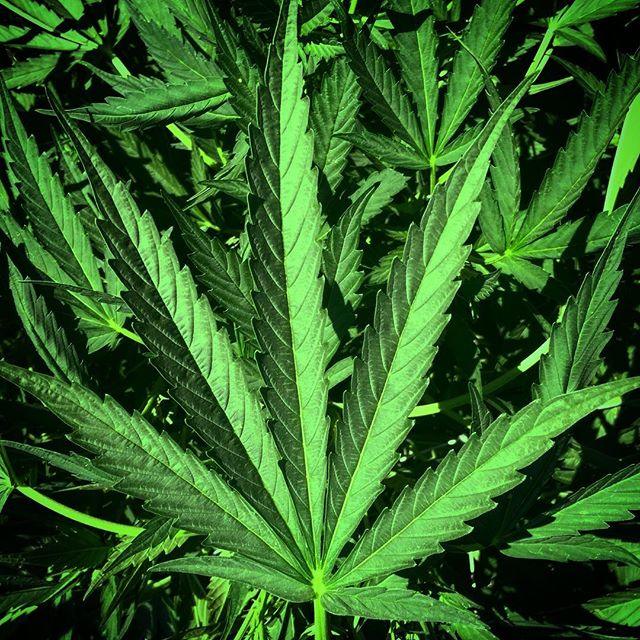
#> input picture weed_detection_algorithms/Automatic-Weed-Detection-master/13381168_882325588543265_2073766996_n.jpg, 640 x 640 px
$ python weed_detection.py ../Automatic-Weed-Detection-master/13381168_882325588543265_2073766996_n.jpg
#> lines starting #> are read from the running program, lines starting #| are printed output that depends on the picture; after the words box and inside, x2 and y2 are one past the last pixel; in counts of white or black regions, pixels touching at a corner belong together
import cv2
import sys
import numpy as np
class WeedDetection:
    def __init__(self,img):
        self.height = img.shape[0]
        self.width = img.shape[1]
        self.part_width = img.shape[1]//3

    def preprocess(self, img):
        '''
        Blurs image and converts to HSV color scale for better detection of the weeds
        '''
        kernel_size = 15
        #blur image
        img_blur = cv2.medianBlur(img,kernel_size)
        #convert to HSV color scale
        img_hsv = cv2.cvtColor(img_blur,cv2.COLOR_BGR2HSV)

        return img_hsv

    def createMask(self, img_hsv):
        '''
        Create a mask containing only green colored pixels
        '''
        sensitivity = 20
        lower_bound = np.array([50 - sensitivity, 100, 60])
        upper_bound = np.array([50 + sensitivity, 255, 255])

        #create mask
        msk = cv2.inRange(img_hsv, lower_bound, upper_bound)

        return msk

    def transform(self, msk):
        '''
        Perform morphology transformation in the binary image
        '''
        kernel = cv2.getStructuringElement(cv2.MORPH_ELLIPSE, (7,7))

        #erosion and dilation
        res_msk = cv2.morphologyEx(msk, cv2.MORPH_OPEN, kernel)
        res_msk = cv2.morphologyEx(res_msk, cv2.MORPH_CLOSE, kernel)

        return res_msk

    def calcPercentage(self, msk):
        '''
        returns the percentage of white in a binary image
        '''
        height, width = msk.shape[:2]
        num_pixels = height * width
        count_white = cv2.countNonZero(msk)
        percent_white = (count_white/num_pixels) * 100
        percent_white = round(percent_white,2)

        return percent_white

    def weedPercentage(self, msk):
        '''
        Divide the mask into 3 parts and calculate the percentage of weeds in each part
        This will be used to find the direction in which the bot has to move
        '''
        left_part = msk[:,:self.part_width]
        mid_part = msk[:,self.part_width:2*self.part_width]
        right_part = msk[:,2*self.part_width:]

        #percentage of weed
        left_percent = self.calcPercentage(left_part)
        mid_percent = self.calcPercentage(mid_part)
        right_percent = self.calcPercentage(right_part)

        return [left_percent, mid_percent, right_percent]

    def markPercentage(self, img, percentage):
        '''
        takes a 3-element list containing the left, middle and right percentages and writes them to an image
        '''
        part_width = self.width//3

        font = cv2.FONT_HERSHEY_SIMPLEX

        #write text in each partition
        for i in range(3):
            cv2.putText(img, str(percentage[i]) + "%", (int(part_width*(i + 0.34)), self.height//2), font, 1, (0,0,255), 3, cv2.LINE_AA)

        return img

def main():
    #Read image from CLI

    cli_args = sys.argv[1:]
    # cli_args="C:\my_app\ImageDetection\weed_detection_algorithms\Automatic-Weed-Detection-master\\13381168_882325588543265_2073766996_n.jpg"
    if len(cli_args) != 1:
        print("Usage: python weed_detection.py image_path")
        sys.exit(1)

    img_path = cli_args[0]
    img = cv2.imread(img_path)
#> img is the input picture: shape (640, 640, 3); mean B, G, R 40.2, 100.3, 51.9
    print(img.shape)
#| (640, 640, 3)
    img_resize = cv2.resize(img, (800,500))
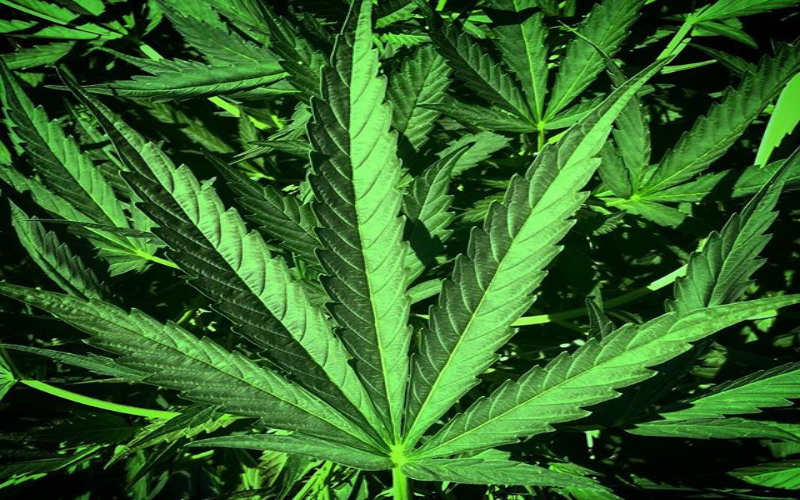
#> img_resize: shape (500, 800, 3); mean B, G, R 40.1, 100.2, 51.8

    wd = WeedDetection(img)

    img_hsv = wd.preprocess(img)
#> in preprocess, `img_blur = cv2.medianBlur(img,kernel_size)`:
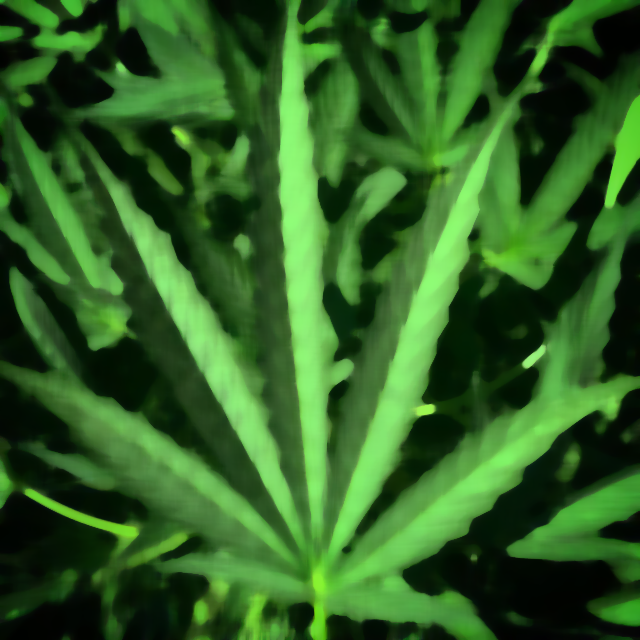
#> img_blur: shape (640, 640, 3); mean B, G, R 36.5, 96.7, 48.3
#> in preprocess, `img_hsv = cv2.cvtColor(img_blur,cv2.COLOR_BGR2HSV)`: img_hsv: shape (640, 640, 3); mean H, S, V 55.8, 175.6, 96.7

    msk = wd.createMask(img_hsv)
#> in createMask, `msk = cv2.inRange(img_hsv, lower_bound, upper_bound)`:
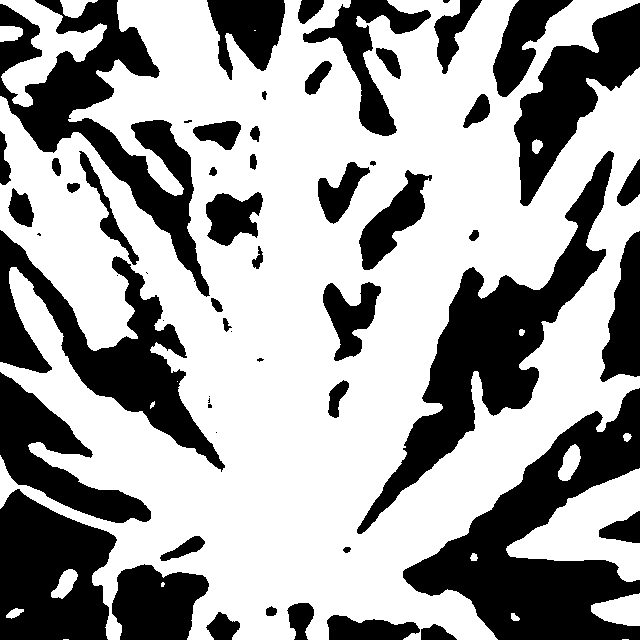
#> msk: shape (640, 640); 62.9% white; 58 black regions (12 under 20 px), largest, box (x1, y1, x2, y2) and area: (403, 388, 640, 640) 24524, (357, 151, 614, 534) 20386, (0, 0, 210, 297) 17553

    msk = wd.transform(msk)
#> in transform, `res_msk = cv2.morphologyEx(msk, cv2.MORPH_OPEN, kernel)`: res_msk: shape (640, 640); 62.7% white; 47 black regions (7 under 20 px), largest, box (x1, y1, x2, y2) and area: (0, 372, 209, 640) 26975, (403, 388, 640, 640) 24664, (357, 151, 614, 534) 20473
#> in transform, `res_msk = cv2.morphologyEx(res_msk, cv2.MORPH_CLOSE, kernel)`: res_msk: shape (640, 640); 63% white; 47 black regions, largest, box (x1, y1, x2, y2) and area: (403, 388, 640, 640) 24646, (357, 151, 614, 534) 20443, (0, 489, 209, 640) 18681

    percentage = wd.weedPercentage(msk)
#> in weedPercentage, `left_part = msk[:,:self.part_width]`:
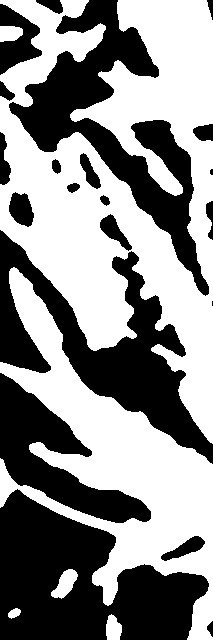
#> left_part: shape (640, 213); 54.1% white; 21 black regions (2 under 20 px), largest, box (x1, y1, x2, y2) and area: (0, 489, 209, 640) 18681, (9, 0, 209, 296) 15610, (0, 230, 213, 464) 15011
#> in weedPercentage, `mid_part = msk[:,self.part_width:2*self.part_width]`:
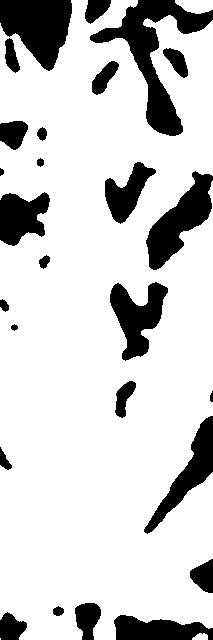
#> mid_part: shape (640, 213); 81.2% white; 26 black regions, largest, box (x1, y1, x2, y2) and area: (90, 0, 213, 136) 4681, (0, 0, 72, 71) 3424, (146, 171, 213, 270) 2891
#> in weedPercentage, `right_part = msk[:,2*self.part_width:]`:
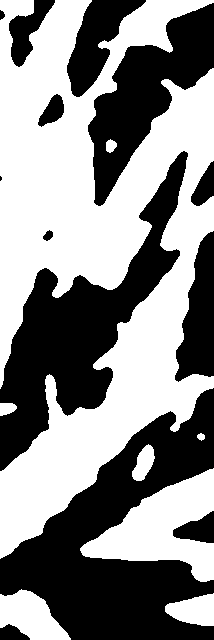
#> right_part: shape (640, 214); 53.8% white; 13 black regions (1 under 20 px), largest, box (x1, y1, x2, y2) and area: (0, 388, 214, 640) 24116, (0, 151, 188, 471) 18221, (88, 3, 214, 206) 10246
#> in calcPercentage, `count_white = cv2.countNonZero(msk)`: count_white = 73689
#> in calcPercentage, `percent_white = (count_white/num_pixels) * 100`: percent_white = 54.06
#> in weedPercentage, `mid_percent = self.calcPercentage(mid_part)`: mid_percent = 81.16
#> in weedPercentage, `right_percent = self.calcPercentage(right_part)`: right_percent = 53.77
#> percentage = [54.06, 81.16, 53.77]
    res =wd. markPercentage(img_resize, percentage)
    res_msk = cv2.bitwise_and(img,img,mask = msk)
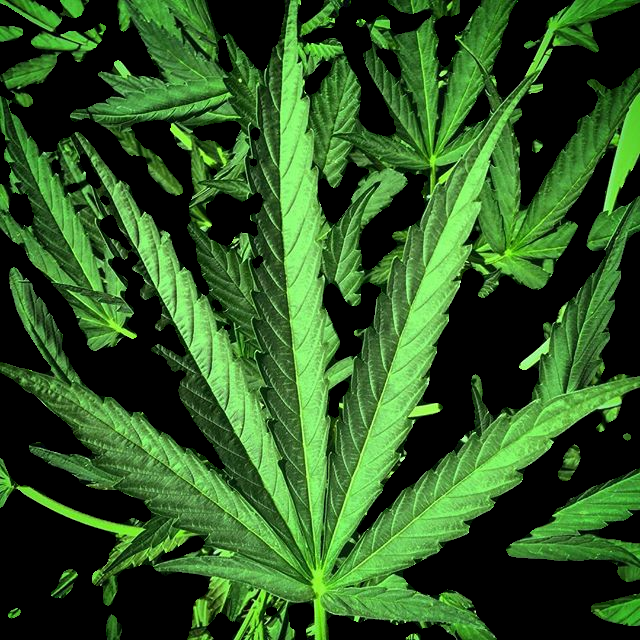
#> res_msk: shape (640, 640, 3); mean B, G, R 36.2, 88.5, 47.3

    cv2.imshow('Res',res)
    cv2.imshow('Mask', res_msk)
    cv2.imshow('Frame',img)
    cv2.waitKey()
    cv2.destroyAllWindows()

if __name__ == "__main__":
    main()
